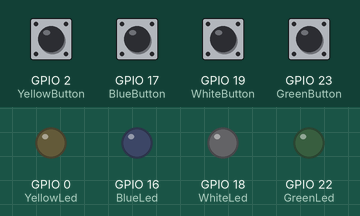
Bench run of a sketch on a simulated ESP32. Shown: output pins drawn as LEDs (lit = HIGH). The inputs (shaded band) are chosen by the test bench; at power-on: GPIO 2 (YellowButton), GPIO 17 (BlueButton), GPIO 19 (WhiteButton), GPIO 23 (GreenButton) HIGH. USB keyboard and mouse output is not drawn.

Above: at 1.2 s.
1.3 s: GPIO 2 (YellowButton) pulled LOW for 0.15 s
At 1.8 s:
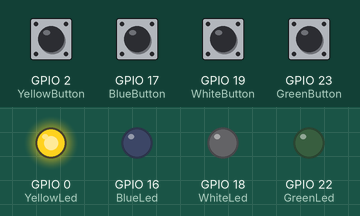
3.8 s: GPIO 17 (BlueButton) pulled LOW for 0.15 s
At 4.6 s:
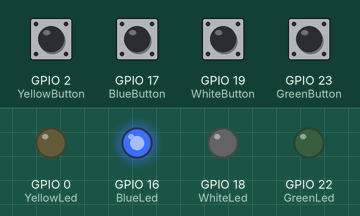
6.3 s: GPIO 19 (WhiteButton) pulled LOW for 0.15 s
At 6.8 s:
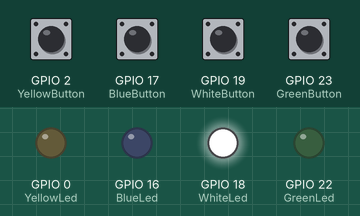
8.8 s: GPIO 23 (GreenButton) pulled LOW for 0.15 s
At 9.6 s:
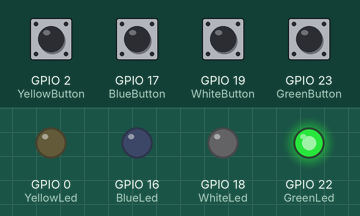
Timing chart, 0 to 11.8 s (numbered marks = the images above; inputs shaded):
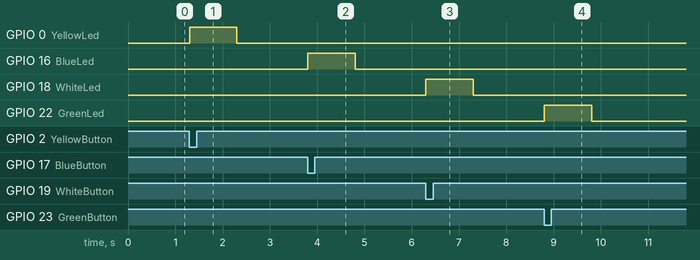

Measured:
- after the input at 1.3 s, GPIO 0 (YellowLed): LOW → HIGH at once, → LOW 1.0 s later
- after the input at 3.8 s, GPIO 16 (BlueLed): LOW → HIGH at once, → LOW 1.0 s later
- after the input at 6.3 s, GPIO 18 (WhiteLed): LOW → HIGH at once, → LOW 1.0 s later
- after the input at 8.8 s, GPIO 22 (GreenLed): LOW → HIGH at once, → LOW 1.0 s later

The sketch:

Kawet_gamepad_simple_led.ino
```cpp
#include <BleKeyboard.h>

BleKeyboard bleKeyboard("Kawet gamepad", "Poupou Industries", 100);

const int GreenButton = 23;
const int GreenLed = 22;

const int WhiteButton = 19;
const int WhiteLed = 18;

const int BlueButton = 17;
const int BlueLed = 16;

const int YellowButton = 2;
const int YellowLed = 0;


void setup()
{
  pinMode(GreenButton, INPUT_PULLUP);
  pinMode(GreenLed, OUTPUT);

  pinMode(WhiteButton, INPUT_PULLUP);
  pinMode(WhiteLed, OUTPUT);

  pinMode(BlueButton, INPUT_PULLUP);
  pinMode(BlueLed, OUTPUT);

  pinMode(YellowButton, INPUT_PULLUP);
  pinMode(YellowLed, OUTPUT);

  bleKeyboard.begin();
}

void loop()
{
  if (digitalRead(GreenButton) == LOW)
  {
    digitalWrite(GreenLed, HIGH);
    bleKeyboard.write('e');
    delay(1000);
    digitalWrite(GreenLed, LOW);
  }

  if (digitalRead(WhiteButton) == LOW)
  {
    digitalWrite(WhiteLed, HIGH);
    bleKeyboard.write('r');
    delay(1000);
    digitalWrite(WhiteLed, LOW);
  }

  if (digitalRead(BlueButton) == LOW)
  {
    digitalWrite(BlueLed, HIGH);
    bleKeyboard.write('w');
    delay(1000);
    digitalWrite(BlueLed, LOW);
  }

  if (digitalRead(YellowButton) == LOW)
  {
    digitalWrite(YellowLed, HIGH);
    bleKeyboard.write('q');
    delay(1000);
    digitalWrite(YellowLed, LOW);
  }

}
```
